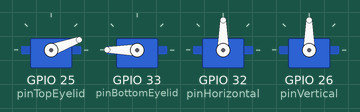
This program was run on a simulated ESP32. Parts: 4 × servo. Random numbers use the default seed unless the program sets one.

Above: at 0.1 s.
At 7.4 s:
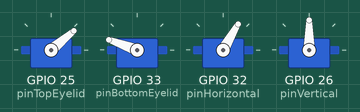
At 12.4 s:
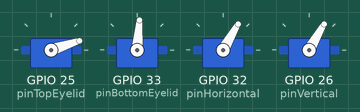
At 16.6 s:
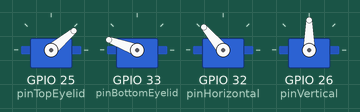
At 26.7 s:
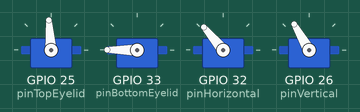
At 36.7 s:
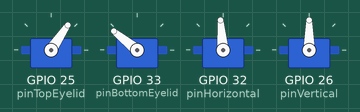
Timing chart, 0 to 40.0 s (numbered marks = the images above):
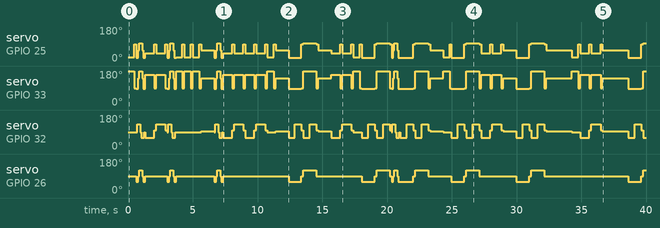

The program:

main.cpp
```cpp
#include <cstdlib> // For rand()
#include <ctime>   // For seeding rand()

#include <ESP32Servo.h>

#ifndef USE_JOYSTICK_INPUT
#include "KeyFrame.h"
#include "Animation.h"
#endif

// Create Servo objects
Servo topEyelid, bottomEyelid, horizontal, vertical;

// Define min and max angles for each servo
int minTopEyelid = 90, maxTopEyelid = 20;
int minBottomEyelid = 90, maxBottomEyelid = 180;
int minHorizontal = 60, maxHorizontal = 130;
int minVertical = 60, maxVertical = 120;

// Pins for servos
int pinTopEyelid = 25;
int pinBottomEyelid = 33;
int pinHorizontal = 32;
int pinVertical = 26;

// Pins for joystick
int pinX = 14;
int pinY = 12;
int pinSW = 13;

// Macro for build-time configuration
#ifdef USE_JOYSTICK_INPUT
int servoAngle(const int analogInput, const int minAngle, const int maxAngle) {
    // stop jittering when joystick is centered
    if (analogInput > 2500 && analogInput < 3400) {
        return (minAngle + maxAngle) / 2;
    }

    return map(analogInput, 0, 4095, minAngle, maxAngle);
}
#else

KeyFrame smartKeyFrame(const int horizontalAngle, const int verticalAngle, const unsigned long duration) {
    const int maxTopEyelid2 = maxTopEyelid-(0.10*maxTopEyelid);
    const int minTopEyelid2 = minTopEyelid+(0.05*minTopEyelid);
    const int maxBottomEyelid2 = maxBottomEyelid+(0.10*maxBottomEyelid);
    const int minBottomEyelid2 = minBottomEyelid-(0.05*minBottomEyelid);
    const int topEyelidAngle = map(verticalAngle, minVertical, maxVertical, maxTopEyelid2, minTopEyelid2);
    const int bottomEyelidAngle = map(verticalAngle, minVertical, maxVertical, minBottomEyelid2, maxBottomEyelid2);
    return KeyFrame(topEyelidAngle, bottomEyelidAngle, horizontalAngle, verticalAngle, duration);
}

// Animations
KeyFrame blinkAnimationFrames[] = {
    KeyFrame(20, 180, 90, 90, 500),  // Open eyelids over 500ms
    KeyFrame(90, 90, 90, 90, 150)    // Close eyelids over 500ms
};

KeyFrame sideToSideBlinkAnimationFrames[] = {
    KeyFrame(40, 160, minHorizontal, 90, 700),  // min
    KeyFrame(90, 90, 100, 90, 150),
    KeyFrame(40, 160, maxHorizontal, 90, 700), // max
    KeyFrame(90, 90, 100, 90, 150),
};

KeyFrame diagonalSideToSideBlinkAnimationFrames[] = {
    smartKeyFrame(minHorizontal, minVertical, 500),  // min
    smartKeyFrame(maxHorizontal, minVertical, 500),  // min
    KeyFrame(90, 90, 100, 90, 150),
    smartKeyFrame(minHorizontal, maxVertical, 500),  // max
    smartKeyFrame(maxHorizontal, maxVertical, 500),  // max
    KeyFrame(90, 90, 100, 90, 150),
};

KeyFrame rollingEyesFrames[] = {
    smartKeyFrame(90, 60, 75),   // Up
    smartKeyFrame(130, 60, 75),  // Top-right
    smartKeyFrame(130, 90, 75),  // Right
    smartKeyFrame(130, 120, 75), // Bottom-right
    smartKeyFrame(90, 120, 75),  // Down
    smartKeyFrame(60, 120, 75),  // Bottom-left
    smartKeyFrame(60, 90, 75),   // Left
    smartKeyFrame(60, 60, 75),   // Top-left
    smartKeyFrame(90, 60, 75),   // Back to Up
};

KeyFrame centeredEyeAnimationFrames[] = {
    smartKeyFrame((minHorizontal + maxHorizontal) / 2, (minVertical + maxVertical) / 2, 1000),
};

// Create Animation objects from the keyframes
Animation blinkAnimation(blinkAnimationFrames, 2);
Animation sideToSideAnimation(sideToSideBlinkAnimationFrames, 4);
Animation diagonalSideToSideAnimation(diagonalSideToSideBlinkAnimationFrames, 6);
Animation centeredEyeAnimation(centeredEyeAnimationFrames, 1);
Animation rollingEyesAnimation(rollingEyesFrames, sizeof(rollingEyesFrames) / sizeof(KeyFrame));

// Store the animations in an array for easy access
Animation *animations[] = {
    &blinkAnimation,
    &sideToSideAnimation,
    &diagonalSideToSideAnimation,
    &centeredEyeAnimation,
    &rollingEyesAnimation,
};
int currentAnimationIndex = 0;
Animation *activeAnimation = animations[currentAnimationIndex];

// Function to switch to a random animation
void switchToRandomAnimation() {
    int randomIndex = rand() % 5; // Generate random index between 0 and 3
    activeAnimation = animations[randomIndex];
    activeAnimation->start(); // Start the new animation
}

#endif

void shuteye() {
    topEyelid.write(minTopEyelid);
    bottomEyelid.write(minBottomEyelid);
}

void openeye() {
    topEyelid.write(maxTopEyelid);
    bottomEyelid.write(maxBottomEyelid);
}

void setup() {
    Serial.begin(115200);
    pinMode(pinSW, INPUT_PULLUP);

    // Attach servos to their respective pins
    topEyelid.attach(pinTopEyelid);
    bottomEyelid.attach(pinBottomEyelid);
    horizontal.attach(pinHorizontal);
    vertical.attach(pinVertical);

    // Start all servos in the center position
    topEyelid.write(maxTopEyelid);
    bottomEyelid.write(maxBottomEyelid);
    horizontal.write(90);
    vertical.write(90);

    // Seed random number generator
    srand(esp_random());
}

void loop() {
    #ifdef USE_JOYSTICK_INPUT
    const int x = analogRead(pinX);
    const int y = analogRead(pinY);
    const int pressed = digitalRead(pinSW);
    Serial.printf("X: %d, Y: %d, SW: %d\n", x, y, pressed);
    delay(20);

    const int horizontalAngle = servoAngle(x, minHorizontal, maxHorizontal);
    const int verticalAngle = servoAngle(y, minVertical, maxVertical);
    horizontal.write(horizontalAngle);
    vertical.write(verticalAngle);

    if (!pressed) {
        shuteye();
    } else {
        // adjust eyelids according to vertical angle
        const int topEyelidAngle = map(verticalAngle, minVertical, maxVertical, maxTopEyelid, minTopEyelid);
        const int bottomEyelidAngle = map(verticalAngle, minVertical, maxVertical, minBottomEyelid, maxBottomEyelid);
        topEyelid.write(topEyelidAngle);
        bottomEyelid.write(bottomEyelidAngle);
    }

    #else
    if (!activeAnimation->update(topEyelid, bottomEyelid, horizontal, vertical)) {
        switchToRandomAnimation(); // Switch to another animation when the current one ends
    }
    #endif
}
```
